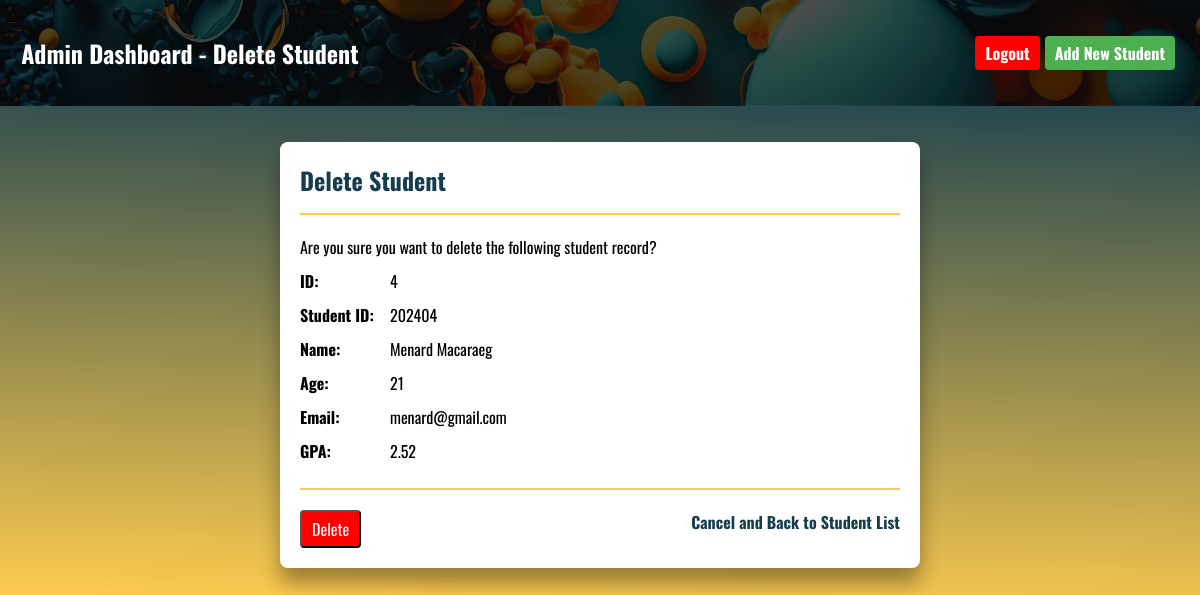
The page /admin-D.php?id=4 (signed in) on the database its author committed.
### tables this page shows
CREATE TABLE `students` (
  `id` int(11) NOT NULL,
  `student_id` varchar(20) DEFAULT NULL,
  `name` varchar(100) DEFAULT NULL,
  `age` int(2) DEFAULT NULL,
  `email` varchar(100) DEFAULT NULL,
  `gpa` float DEFAULT NULL
);

### admin-D.PHP (the view, shortened to what this page needs)
<?php
include('config.php');
class DeleteStudent {
    private $conn;
    public function __construct($conn) {
        $this->conn = $conn;
    }
    public function deleteStudent() {
        if ($_SERVER["REQUEST_METHOD"] == "POST") {
            if (isset($_POST['cancel'])) {
                header("Location: admin-R.php");
                exit;
            } elseif (isset($_POST['confirm'])) {
                $id = $_POST['id'];
                $this->conn->begin_transaction();
                $delete_login_query = "DELETE FROM login WHERE student_id=(SELECT student_id FROM students WHERE id='$id')";
                if ($this->conn->query($delete_login_query) === TRUE) {
                    $delete_students_query = "DELETE FROM students WHERE id='$id'";
                    if ($this->conn->query($delete_students_query) === TRUE) {
                        $this->conn->commit();
                        echo '<script>alert("Student record deleted successfully!"); window.location.href = "admin-R.php";</script>';
                        exit;
                    } else {
                        $this->conn->rollback();
                        $this->delete_error = "Deletion from 'students' table failed";
                    }
                } else {
                    $this->conn->rollback();
                    $this->delete_error = "Deletion from 'login' table failed";
                }
            }
        } else {
            $id = $_GET['id'];
            $query = "SELECT * FROM students WHERE id='$id'";
            $result = $this->conn->query($query);
            $row = $result->fetch_assoc();
            return $row;
        }
    }
}
$deleteStudent = new DeleteStudent($conn);
$row = $deleteStudent->deleteStudent();
?>
<!DOCTYPE html>
<html lang="en">
<head>
</head>
<body class="table-body">
<header class="body-header">
    <h2 class="header">&nbsp;Admin Dashboard - Delete Student </h2>
    <a class="logout-link" href="admin-logout.php" onclick="return confirmLogout()">Logout</a>
        <a class="create-link" href="admin-C.php">Add New Student</a>
</header>
    <div class="delete-container">
        <h2>Delete Student</h2>
        <p>Are you sure you want to delete the following student record?</p>
        <p><strong>ID: </strong><?php echo $row['id']; ?></p>
        <p><strong>Student ID: </strong><?php echo $row['student_id']; ?></p>
        <p><strong>Name: </strong><?php echo $row['name']; ?></p>
        <p><strong>Age: </strong><?php echo $row['age']; ?></p>
        <p><strong>Email: </strong><?php echo $row['email']; ?></p>
        <p><strong>GPA: </strong><?php echo $row['gpa']; ?></p>
        <form action="" method="post" id="deleteForm">
            <h2></h2>
            <div class="button-below">
                <input class="delete-button" type="button" value="Delete" onclick="showModal()">
                <a class="back" href="admin-R.php">Cancel and Back to Student List</a>
            </div>
        </form>
    </div>
</body>
</html>

### rows shown on the page
students: id "4", student "202404", name "Menard Macaraeg", age "21", email "menard@gmail.com", gpa "2.52"
